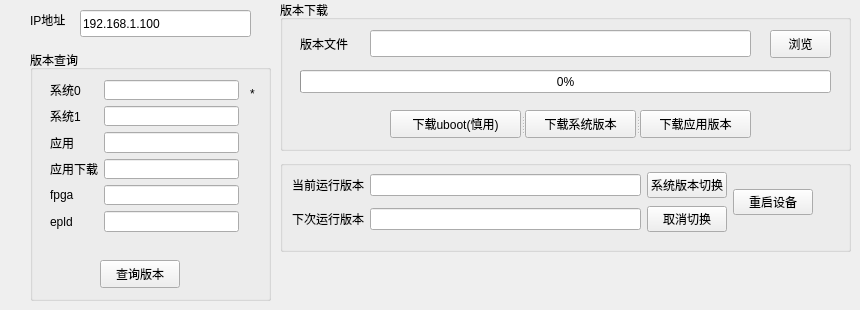
        <widget class="QWidget" name="page_18">
         <widget class="QLineEdit" name="vmmIpAddr">
          <property name="geometry">
           <rect>
            <x>80</x>
            <y>10</y>
            <width>171</width>
            <height>27</height>
           </rect>
          </property>
          <property name="text">
           <string>192.168.1.100</string>
          </property>
         </widget>
         <widget class="QLabel" name="label_65">
          <property name="geometry">
           <rect>
            <x>30</x>
            <y>-1</y>
            <width>37</width>
            <height>41</height>
           </rect>
          </property>
          <property name="text">
           <string>IP地址</string>
          </property>
         </widget>
         <widget class="QGroupBox" name="groupBox_21">
          <property name="geometry">
           <rect>
            <x>30</x>
            <y>50</y>
            <width>241</width>
            <height>251</height>
           </rect>
          </property>
          <property name="title">
           <string>版本查询</string>
          </property>
          <widget class="QPushButton" name="queryVersion">
           <property name="geometry">
            <rect>
             <x>70</x>
             <y>210</y>
             <width>80</width>
             <height>28</height>
            </rect>
           </property>
           <property name="text">
            <string>查询版本</string>
           </property>
          </widget>
          <widget class="QLabel" name="sys0RuningFlag">
           <property name="geometry">
            <rect>
             <x>220</x>
             <y>30</y>
             <width>16</width>
             <height>27</height>
            </rect>
           </property>
           <property name="text">
            <string>*</string>
           </property>
          </widget>
          <widget class="QLabel" name="sys1RuningFlag">
           <property name="geometry">
            <rect>
             <x>220</x>
             <y>60</y>
             <width>16</width>
             <height>21</height>
            </rect>
           </property>
           <property name="text">
            <string/>
           </property>
          </widget>
          <widget class="QWidget" name="layoutWidget">
           <property name="geometry">
            <rect>
             <x>20</x>
             <y>30</y>
             <width>189</width>
             <height>152</height>
            </rect>
           </property>
           <layout class="QFormLayout" name="formLayout">
            <item row="0" column="0">
             <widget class="QLabel" name="label_96">
              <property name="text">
               <string>系统0</string>
              </property>
             </widget>
            </item>
            <item row="0" column="1">
             <widget class="QLineEdit" name="system0Version">
              <property name="text">
               <string/>
              </property>
              <property name="readOnly">
               <bool>true</bool>
              </property>
             </widget>
            </item>
            <item row="1" column="0">
             <widget class="QLabel" name="label_97">
              <property name="text">
               <string>系统1</string>
              </property>
             </widget>
            </item>
            <item row="1" column="1">
             <widget class="QLineEdit" name="system1Version">
              <property name="text">
               <string/>
              </property>
              <property name="readOnly">
               <bool>true</bool>
              </property>
             </widget>
            </item>
            <item row="2" column="0">
             <widget class="QLabel" name="label_98">
              <property name="text">
               <string>应用</string>
              </property>
             </widget>
            </item>
            <item row="2" column="1">
             <widget class="QLineEdit" name="appVersion">
              <property name="text">
               <string/>
              </property>
              <property name="readOnly">
               <bool>true</bool>
              </property>
             </widget>
            </item>
            <item row="3" column="0">
             <widget class="QLabel" name="label_99">
              <property name="text">
               <string>应用下载</string>
              </property>
             </widget>
            </item>
            <item row="3" column="1">
             <widget class="QLineEdit" name="appDownloadVersion">
              <property name="text">
               <string/>
              </property>
              <property name="readOnly">
               <bool>true</bool>
              </property>
             </widget>
            </item>
            <item row="4" column="0">
             <widget class="QLabel" name="label_101">
              <property name="text">
               <string>fpga</string>
              </property>
             </widget>
            </item>
            <item row="4" column="1">
             <widget class="QLineEdit" name="fpgaVersion">
              <property name="text">
               <string/>
              </property>
              <property name="readOnly">
               <bool>true</bool>
              </property>
             </widget>
            </item>
            <item row="5" column="0">
             <widget class="QLabel" name="label_104">
              <property name="text">
               <string>epld</string>
              </property>
             </widget>
            </item>
            <item row="5" column="1">
             <widget class="QLineEdit" name="epldVersion">
              <property name="text">
               <string/>
              </property>
              <property name="readOnly">
               <bool>true</bool>
              </property>
             </widget>
            </item>
           </layout>
          </widget>
         </widget>
         <widget class="QGroupBox" name="groupBox_30">
          <property name="geometry">
           <rect>
            <x>280</x>
            <y>0</y>
            <width>571</width>
            <height>151</height>
           </rect>
          </property>
          <property name="title">
           <string>版本下载</string>
          </property>
          <widget class="QLabel" name="label_100">
           <property name="geometry">
            <rect>
             <x>20</x>
             <y>23</y>
             <width>51</width>
             <height>41</height>
            </rect>
           </property>
           <property name="text">
            <string>版本文件</string>
           </property>
          </widget>
          <widget class="QLineEdit" name="versionFilePath">
           <property name="geometry">
            <rect>
             <x>90</x>
             <y>30</y>
             <width>381</width>
             <height>27</height>
            </rect>
           </property>
           <property name="text">
            <string/>
           </property>
          </widget>
          <widget class="QPushButton" name="browseVersionPath">
           <property name="geometry">
            <rect>
             <x>490</x>
             <y>30</y>
             <width>61</width>
             <height>28</height>
            </rect>
           </property>
           <property name="text">
            <string>浏览</string>
           </property>
          </widget>
          <widget class="QProgressBar" name="downloadProgress">
           <property name="geometry">
            <rect>
             <x>20</x>
             <y>70</y>
             <width>531</width>
             <height>23</height>
            </rect>
           </property>
           <property name="value">
            <number>0</number>
           </property>
          </widget>
          <widget class="QSplitter" name="splitter_15">
           <property name="geometry">
            <rect>
             <x>110</x>
             <y>110</y>
             <width>361</width>
             <height>28</height>
            </rect>
           </property>
           <property name="orientation">
            <enum>Qt::Horizontal</enum>
           </property>
           <widget class="QPushButton" name="downloadUboot">
            <property name="text">
             <string>下载uboot(慎用)</string>
            </property>
           </widget>
           <widget class="QPushButton" name="downloadSysVersion">
            <property name="text">
             <string>下载系统版本</string>
            </property>
           </widget>
           <widget class="QPushButton" name="downloadAppVersion">
            <property name="text">
             <string>下载应用版本</string>
            </property>
           </widget>
          </widget>
         </widget>
         <widget class="QGroupBox" name="groupBox_31">
          <property name="geometry">
           <rect>
            <x>280</x>
            <y>160</y>
            <width>571</width>
            <height>92</height>
           </rect>
          </property>
          <property name="title">
           <string/>
          </property>
          <widget class="QWidget" name="layoutWidget">
           <property name="geometry">
            <rect>
             <x>12</x>
             <y>10</y>
             <width>521</width>
             <height>64</height>
            </rect>
           </property>
           <layout class="QGridLayout" name="gridLayout_15">
            <item row="0" column="0">
             <widget class="QLabel" name="label_102">
              <property name="text">
               <string>当前运行版本</string>
              </property>
             </widget>
            </item>
            <item row="0" column="1">
             <widget class="QLineEdit" name="currentSysVersion">
              <property name="text">
               <string/>
              </property>
              <property name="readOnly">
               <bool>true</bool>
              </property>
             </widget>
            </item>
            <item row="0" column="2">
             <widget class="QPushButton" name="switchSysVersion">
              <property name="text">
               <string>系统版本切换</string>
              </property>
             </widget>
            </item>
            <item row="0" column="3" rowspan="2">
             <widget class="QPushButton" name="rebootReader">
              <property name="text">
               <string>重启设备</string>
              </property>
             </widget>
            </item>
            <item row="1" column="0">
             <widget class="QLabel" name="label_103">
              <property name="text">
               <string>下次运行版本</string>
              </property>
             </widget>
            </item>
            <item row="1" column="1">
             <widget class="QLineEdit" name="nextSysVersion">
              <property name="text">
               <string/>
              </property>
              <property name="readOnly">
               <bool>true</bool>
              </property>
             </widget>
            </item>
            <item row="1" column="2">
             <widget class="QPushButton" name="unswitchVersion">
              <property name="text">
               <string>取消切换</string>
              </property>
             </widget>
            </item>
           </layout>
          </widget>
         </widget>
        </widget>
